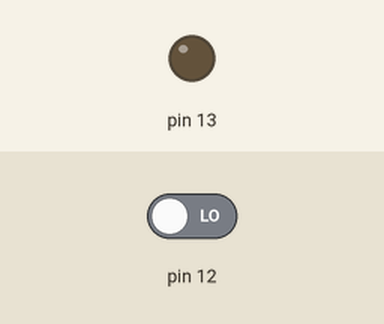
This sketch was run on a simulated Arduino Uno, built with avr-gcc and run on an emulated ATmega328P. On the bench: output pins drawn as LEDs (lit = HIGH). Inputs (shaded band) come from the test bench; at power-on: pin 12 LOW.

Above: at 1.2 s.
1.3 s: pin 12 driven HIGH
At 2.5 s:
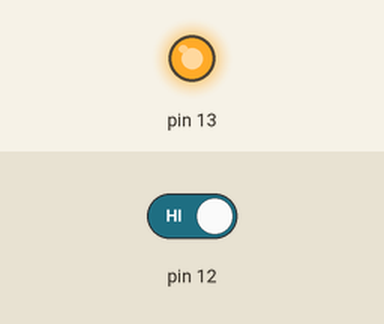
2.8 s: pin 12 driven LOW
At 3.7 s:
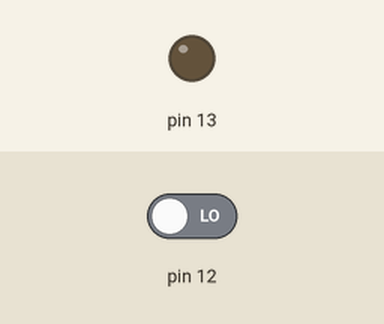
Timing chart, 0 to 5.8 s (numbered marks = the images above; inputs shaded):
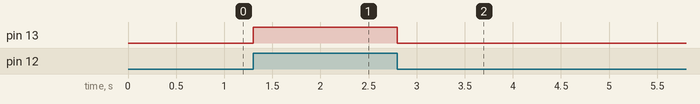

The sketch:

botaoproficional.ino
```cpp
/*==================================================================================================================================
  Este código é destinado a demonstração do uso de registradores
   Benedito Lucas de Toledo
   ELETROKITS..: https://lista.mercadolivre.com.br/_CustId_325367602?item_id=MLB2659424372&category_id=MLB99779&seller_id=325367602&client=recoview-selleritems&recos_listing=true
   Youtube.....: https://www.youtube.com/channel/UCR_RgvW4hls1Q76Um_8IIjw
   GITHUB......: https://github.com/BeneditoLT
 ==================================================================================================================================*/
//===================Bloco de configuração===================
void setup() {
  DDRB &= ~(1 << DDB4); // Seta D12  como entrada;
  DDRB |= (1 << DDB5); // Seta D13  como saída;
}
//=================== Main loop ===================
void loop() {
  bool STATUS = (PINB & (1 << PINB4));

  if (STATUS) {
    PORTB |= (1 << DDB5); // Seta saida PD13 para High
  } else {
    PORTB &= ~(1 << DDB5); // Seta saída PD13 para LOW
  }
}
```

Measured:
- after the input at 1.3 s, pin 13: LOW → HIGH at once
- after the input at 2.8 s, pin 13: HIGH → LOW at once
